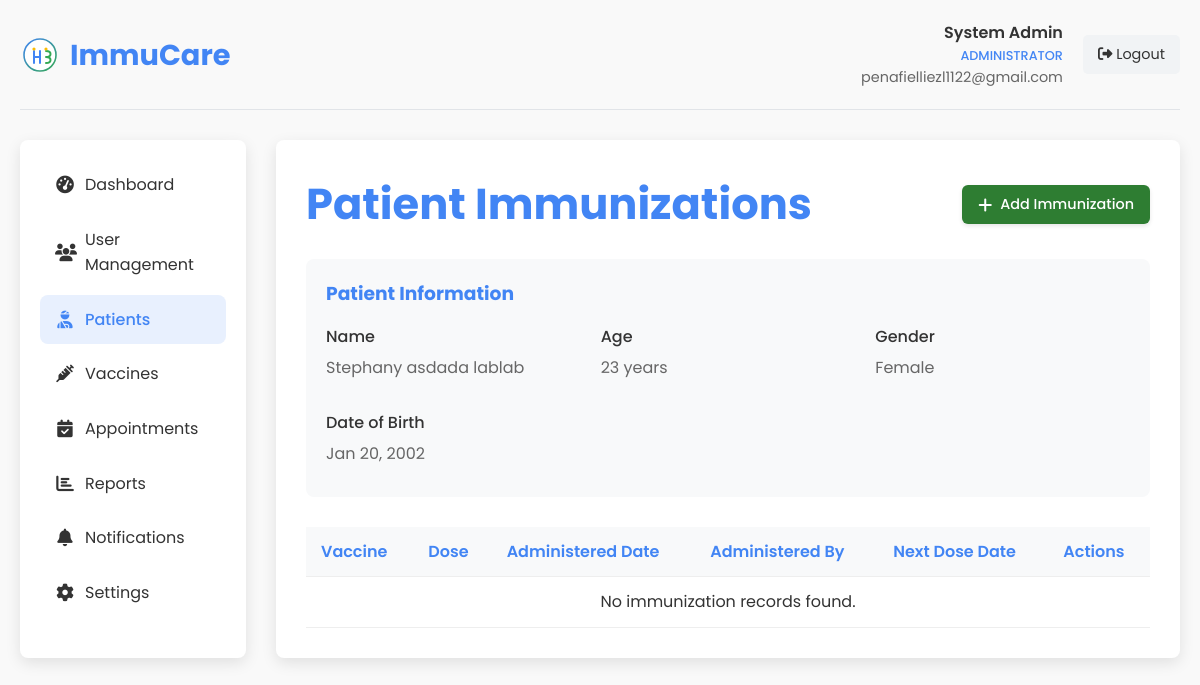
The app's page /admin_immunizations.php?patient_id=12 (signed in), older data.
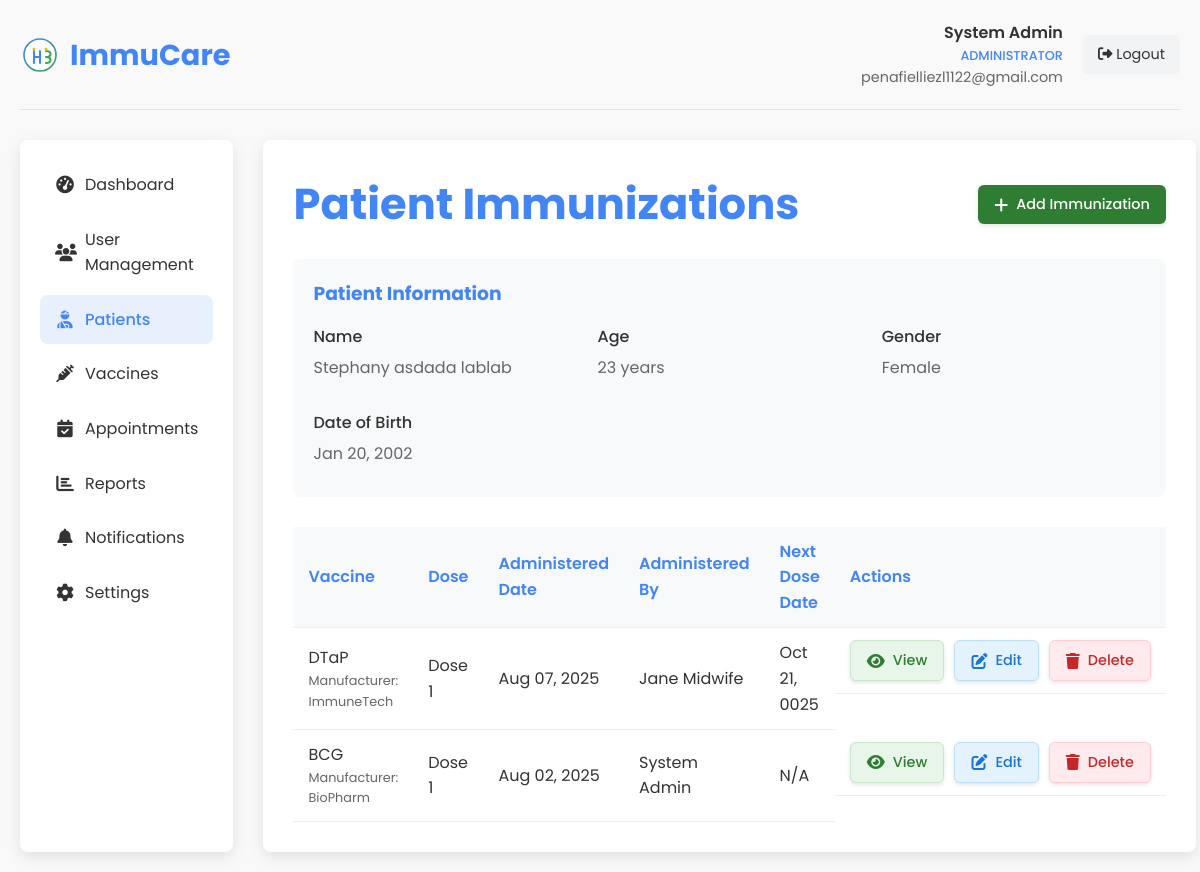
The same page, newer data.
### tables this page shows
CREATE TABLE `immunizations` (
  `id` int(11) NOT NULL,
  `patient_id` int(11) NOT NULL,
  `vaccine_id` int(11) NOT NULL,
  `administered_by` int(11) NOT NULL,
  `dose_number` int(11) DEFAULT 1,
  `batch_number` varchar(50) DEFAULT NULL,
  `expiration_date` date DEFAULT NULL,
  `administered_date` datetime NOT NULL,
  `next_dose_date` date DEFAULT NULL,
  `location` varchar(100) DEFAULT NULL,
  `diagnosis` text DEFAULT NULL,
  `transaction_id` varchar(100) DEFAULT NULL,
  `transaction_number` varchar(50) DEFAULT NULL,
  `created_at` datetime NOT NULL,
  `updated_at` timestamp NOT NULL DEFAULT current_timestamp() ON UPDATE current_timestamp()
);

CREATE TABLE `vaccines` (
  `id` int(11) NOT NULL,
  `name` varchar(100) NOT NULL,
  `manufacturer` varchar(100) DEFAULT NULL,
  `description` text DEFAULT NULL,
  `recommended_age` varchar(100) DEFAULT NULL,
  `doses_required` int(11) DEFAULT 1,
  `days_between_doses` int(11) DEFAULT NULL,
  `is_active` tinyint(1) DEFAULT 1,
  `created_at` datetime NOT NULL,
  `updated_at` timestamp NOT NULL DEFAULT current_timestamp() ON UPDATE current_timestamp()
);

CREATE TABLE `users` (
  `id` int(11) NOT NULL,
  `role_id` int(11) NOT NULL DEFAULT 4,
  `user_type` enum('admin','midwife','nurse','patient') NOT NULL DEFAULT 'patient',
  `name` varchar(100) NOT NULL,
  `email` varchar(100) NOT NULL,
  `phone` varchar(20) NOT NULL,
  `password` varchar(255) NOT NULL,
  `otp` varchar(6) DEFAULT NULL,
  `otp_expiry` datetime DEFAULT NULL,
  `is_active` tinyint(1) DEFAULT 1,
  `last_login` datetime NOT NULL,
  `created_at` datetime NOT NULL,
  `updated_at` timestamp NOT NULL DEFAULT current_timestamp() ON UPDATE current_timestamp()
);

### admin_immunizations.php (the view, shortened to what the changed rows need)
<?php
$conn = new mysqli(DB_HOST, DB_USER, DB_PASS, DB_NAME);
$patient_id = isset($_GET['patient_id']) ? intval($_GET['patient_id']) : 0;
$patient = null;
if ($patient_id > 0) {
    $stmt = $conn->prepare("SELECT p.*, CONCAT(p.first_name, ' ', p.middle_name, ' ', p.last_name) as full_name,
                           TIMESTAMPDIFF(YEAR, p.date_of_birth, CURDATE()) as age
                           FROM patients p WHERE p.id = ?");
    $stmt->bind_param("i", $patient_id);
    $stmt->execute();
    $result = $stmt->get_result();
    if ($result->num_rows > 0) {
        $patient = $result->fetch_assoc();
    } else {
        header('Location: admin_patients.php');
        exit;
    }
}
$vaccines_query = "SELECT * FROM vaccines ORDER BY name";
$vaccines_result = $conn->query($vaccines_query);
$immunizations_query = "SELECT i.*, v.name as vaccine_name, v.manufacturer,
                       u.name as administered_by_name
                       FROM immunizations i
                       JOIN vaccines v ON i.vaccine_id = v.id
                       JOIN users u ON i.administered_by = u.id
                       WHERE i.patient_id = ?
                       ORDER BY i.administered_date DESC";
$stmt = $conn->prepare($immunizations_query);
$stmt->bind_param("i", $patient_id);
$stmt->execute();
$immunizations_result = $stmt->get_result();
?>
<!DOCTYPE html>
<html lang="en">
<head>
    <link rel="stylesheet" href="styles.css">
    <link rel="stylesheet" href="https://cdnjs.cloudflare.com/ajax/libs/font-awesome/6.4.0/css/all.min.css">
</head>
<body>
    <div class="dashboard-container">
        <div class="dashboard-header">
            <div class="dashboard-logo">
                <h1>ImmuCare</h1>
            </div>
        </div>
        <div class="dashboard-content">
            <div class="main-content">
                <div class="page-title">
                    <h2>Patient Immunizations</h2>
                </div>
                <?php if ($patient): ?>
                    <div class="immunizations-list">
                        <table class="immunizations-table">
                            <thead>
                                <tr>
                                    <th>Vaccine</th>
                                    <th>Dose</th>
                                    <th>Administered Date</th>
                                    <th>Administered By</th>
                                    <th>Next Dose Date</th>
                                    <th>Actions</th>
                                </tr>
                            </thead>
                            <tbody>
                                <?php if ($immunizations_result->num_rows > 0): ?>
                                    <?php while ($immunization = $immunizations_result->fetch_assoc()): ?>
                                        <tr>
                                            <td>
                                                <?php echo htmlspecialchars($immunization['vaccine_name']); ?>
                                                <div style="font-size: 0.8rem; color: #666;">
                                                    Manufacturer: <?php echo htmlspecialchars($immunization['manufacturer']); ?>
                                                </div>
                                            </td>
                                            <td>Dose <?php echo $immunization['dose_number']; ?></td>
                                            <td><?php echo date('M d, Y', strtotime($immunization['administered_date'])); ?></td>
                                            <td><?php echo htmlspecialchars($immunization['administered_by_name']); ?></td>
                                            <td>
                                                <?php if ($immunization['next_dose_date']): ?>
                                                    <?php echo date('M d, Y', strtotime($immunization['next_dose_date'])); ?>
                                                <?php else: ?>
                                                    N/A
                                                <?php endif; ?>
                                            </td>
                                            <td class="action-buttons">
                                                <a href="?action=view&id=<?php echo $immunization['id']; ?>&patient_id=<?php echo $patient_id; ?>" class="btn-view">
                                                    <i class="fas fa-eye"></i> View
                                                </a>
                                                <a href="?action=edit&id=<?php echo $immunization['id']; ?>&patient_id=<?php echo $patient_id; ?>" class="btn-edit">
                                                    <i class="fas fa-edit"></i> Edit
                                                </a>
                                                <a href="?action=delete&id=<?php echo $immunization['id']; ?>&patient_id=<?php echo $patient_id; ?>"
                                                   class="btn-delete"
                                                   onclick="return confirm('Are you sure you want to delete this immunization record?');">
                                                    <i class="fas fa-trash"></i> Delete
                                                </a>
                                            </td>
                                        </tr>
                                    <?php endwhile; ?>
                                <?php else: ?>
                                    <tr>
                                        <td colspan="6" style="text-align: center;">No immunization records found.</td>
                                    </tr>
                                <?php endif; ?>
                            </tbody>
                        </table>
                    </div>
                <?php else: ?>
                    <div class="alert alert-error">
                        Patient not found. Please select a valid patient.
                    </div>
                <?php endif; ?>
            </div>
        </div>
    </div>
</body>
</html>

Row changes from the older to the newer data that the page shows:
added immunizations: vaccine.name "DTaP", vaccine.manufacturer "ImmuneTech", dose_number "1", administered_date "Aug 07, 2025", administered_by.name "Jane Midwife", next_dose_date "Oct 21, 0025"
added immunizations: vaccine.name "BCG", vaccine.manufacturer "BioPharm", dose_number "1", administered_date "Aug 02, 2025", administered_by.name "System Admin", shows "N/A"
Text that changed along with them:
text no longer shown: "No immunization records found."
